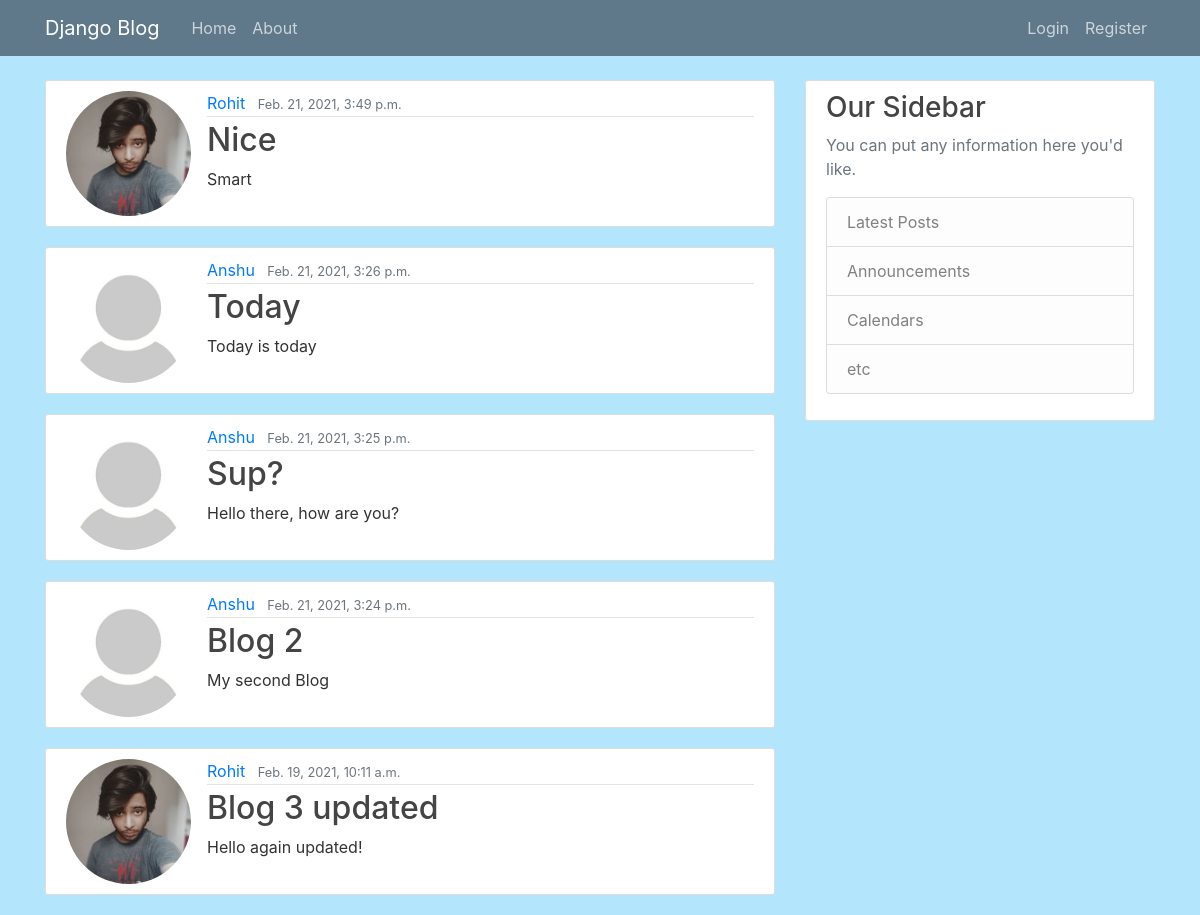
The app's page /, older data.
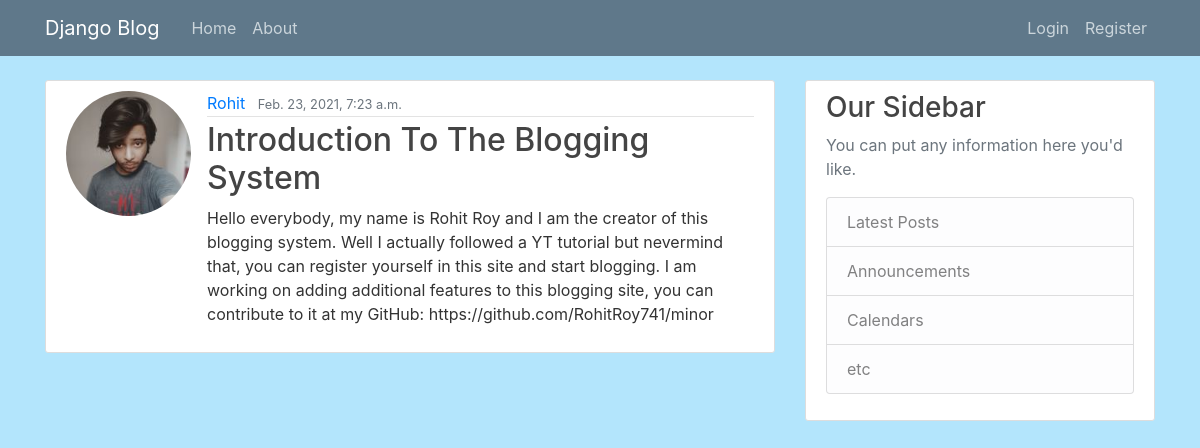
The same page, newer data.
### blog/models.py (models this page shows, shortened)
class Post(models.Model):
    title = models.CharField(max_length=100)
    content = models.TextField()
    date_posted = models.DateTimeField(default=timezone.now)
    author = models.ForeignKey(
        User, related_name='posts', on_delete=models.CASCADE)

### users/models.py (models this page shows, shortened)
class Profile(models.Model):
    user = models.OneToOneField(User, on_delete=models.CASCADE)
    image = models.ImageField(default='default.jpg', upload_to='profile_pics')
    bio = models.TextField(default="No Bio")

### blog/views.py (the view)
# urls.py: path('', PostListView.as_view(), name='blog-home'),
class PostListView(ListView):
    model = Post
    template_name = 'blog/home.html'
    context_object_name = 'posts'
    ordering = ['-date_posted']

### blog/templates/blog/home.html
{% extends "blog/base.html" %}
{% block content %}
    {% for post in posts %}
        <article class="media content-section">
            <img class="rounded-circle article-img" src="{{ post.author.profile.image.url }}" >
            <div class="media-body">
            <div class="article-metadata">
                <a class="mr-2" href="{% url 'profile-page' post.author.id %}">{{ post.author }}</a>
                <small class="text-muted">{{ post.date_posted }}</small>
            </div>
            <h2><a class="article-title" href="{% url 'post-detail' post.id %}">{{ post.title }}</a></h2>
            <p class="article-content">{{ post.content }}</p>
            </div>
        </article>
    {% endfor %}
{% endblock content %}

Row changes from the older to the newer data that the page shows:
removed Post: author.profile.image (picture), author "Rohit", date_posted "Feb. 21, 2021, 3:49 p.m.", title "Nice", content "Smart"
removed Post: author.profile.image (placeholder picture), author "Anshu", date_posted "Feb. 21, 2021, 3:26 p.m.", title "Today", content "Today is today"
removed Post: author.profile.image (placeholder picture), author "Anshu", date_posted "Feb. 21, 2021, 3:25 p.m.", title "Sup?", content "Hello there, how are you?"
removed Post: author.profile.image (placeholder picture), author "Anshu", date_posted "Feb. 21, 2021, 3:24 p.m.", title "Blog 2", content "My second Blog"
removed Post: author.profile.image (picture), author "Rohit", date_posted "Feb. 19, 2021, 10:11 a.m.", title "Blog 3 updated", content "Hello again updated!"
added Post: author.profile.image (picture), author "Rohit", date_posted "Feb. 23, 2021, 7:23 a.m.", title "Introduction To The Blogging System", content "Hello everybody, my name is Rohit Roy and I am the creator of this blogging system. Well I actually followed a YT tutorial but nevermind that, you can register yourself in this site and start blogging. I am working on adding additional features to this blogging site, you can contribute to it at my GitHub: https://github.com/RohitRoy741/minor"
